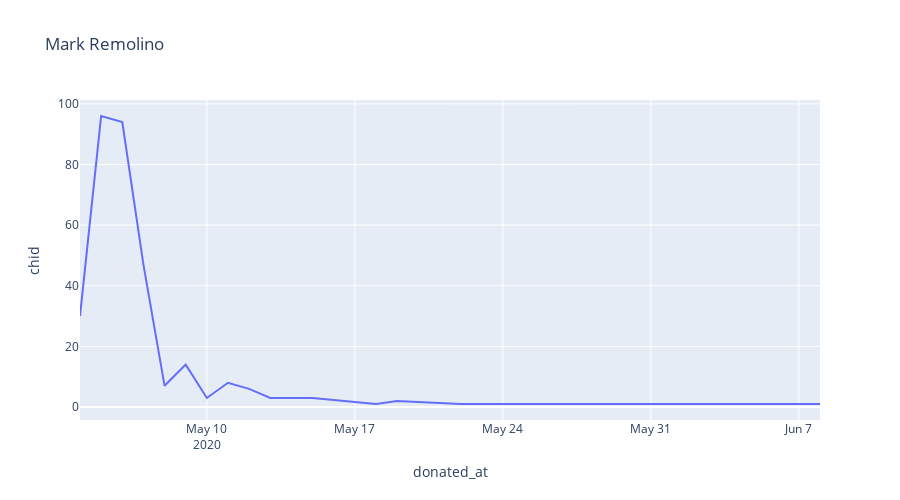

The code cell stored with this chart in its notebook:
### Code cell
# 개별 프로젝트 일자별 펀딩 추이
s3_ = pd.merge(s3, donation, how = 'inner', on = 'chid').groupby('donated_at')[["amount_d", "chid"]]
s3_daily = s3_.agg({'amount_d':'sum','chid':'count'}).sort_values('donated_at', ascending=True).reset_index()
fig = px.line(s3_daily, x='donated_at', y='chid', height=500, title='Mark Remolino')
fig.show()

### Figure 1 — Plotly figure (JSON) as saved in the notebook; plotly's stock layout.template omitted (floating-point values rounded to 4 significant figures)
{"data": [{"hovertemplate": "donated_at=%{x}<br>chid=%{y}<extra></extra>", "legendgroup": "", "line": {"color": "#636efa", "dash": "solid"}, "mode": "lines", "name": "", "orientation": "v", "showlegend": false, "type": "scatter", "x": ["2020-05-04", "2020-05-05", "2020-05-06", "2020-05-07", "2020-05-08", "2020-05-09", "2020-05-10", "2020-05-11", "2020-05-12", "2020-05-13", "2020-05-15", "2020-05-18", "2020-05-19", "2020-05-22", "2020-06-08"], "xaxis": "x", "y": [30, 96, 94, 47, 7, 14, 3, 8, 6, 3, 3, 1, 2, 1, 1], "yaxis": "y"}], "layout": {"height": 500, "legend": {"tracegroupgap": 0}, "title": {"text": "Mark Remolino"}, "xaxis": {"anchor": "y", "domain": [0, 1], "title": {"text": "donated_at"}}, "yaxis": {"anchor": "x", "domain": [0, 1], "title": {"text": "chid"}}}}
